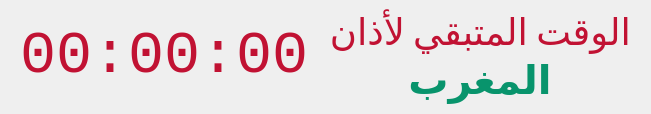
           <widget class="QWidget" name="remainingTimeWidget" native="true">
            <property name="sizePolicy">
             <sizepolicy hsizetype="Preferred" vsizetype="Maximum">
              <horstretch>0</horstretch>
              <verstretch>0</verstretch>
             </sizepolicy>
            </property>
            <property name="minimumSize">
             <size>
              <width>0</width>
              <height>0</height>
             </size>
            </property>
            <property name="maximumSize">
             <size>
              <width>16777215</width>
              <height>16777215</height>
             </size>
            </property>
            <property name="styleSheet">
             <string notr="true"/>
            </property>
            <layout class="QHBoxLayout" name="horizontalLayout_4">
             <property name="spacing">
              <number>10</number>
             </property>
             <property name="leftMargin">
              <number>0</number>
             </property>
             <property name="topMargin">
              <number>0</number>
             </property>
             <property name="rightMargin">
              <number>0</number>
             </property>
             <property name="bottomMargin">
              <number>0</number>
             </property>
             <item>
              <spacer name="horizontalSpacer_5">
               <property name="orientation">
                <enum>Qt::Horizontal</enum>
               </property>
               <property name="sizeHint" stdset="0">
                <size>
                 <width>20</width>
                 <height>20</height>
                </size>
               </property>
              </spacer>
             </item>
             <item>
              <widget class="QLabel" name="remainingTimeLabel">
               <property name="sizePolicy">
                <sizepolicy hsizetype="Preferred" vsizetype="Maximum">
                 <horstretch>0</horstretch>
                 <verstretch>0</verstretch>
                </sizepolicy>
               </property>
               <property name="minimumSize">
                <size>
                 <width>0</width>
                 <height>0</height>
                </size>
               </property>
               <property name="maximumSize">
                <size>
                 <width>16777215</width>
                 <height>16777215</height>
                </size>
               </property>
               <property name="font">
                <font>
                 <family>Consolas</family>
                 <pointsize>45</pointsize>
                </font>
               </property>
               <property name="styleSheet">
                <string notr="true">QWidget{
color: rgb(193, 18, 51);
}</string>
               </property>
               <property name="text">
                <string>00:00:00</string>
               </property>
              </widget>
             </item>
             <item>
              <widget class="QWidget" name="nextAdanWidget" native="true">
               <property name="sizePolicy">
                <sizepolicy hsizetype="Preferred" vsizetype="Maximum">
                 <horstretch>0</horstretch>
                 <verstretch>0</verstretch>
                </sizepolicy>
               </property>
               <property name="minimumSize">
                <size>
                 <width>0</width>
                 <height>0</height>
                </size>
               </property>
               <property name="maximumSize">
                <size>
                 <width>16777215</width>
                 <height>16777215</height>
                </size>
               </property>
               <layout class="QVBoxLayout" name="verticalLayout_13">
                <property name="spacing">
                 <number>0</number>
                </property>
                <property name="leftMargin">
                 <number>11</number>
                </property>
                <property name="rightMargin">
                 <number>0</number>
                </property>
                <item alignment="Qt::AlignHCenter">
                 <widget class="QLabel" name="remaining_text_label">
                  <property name="sizePolicy">
                   <sizepolicy hsizetype="Preferred" vsizetype="Maximum">
                    <horstretch>0</horstretch>
                    <verstretch>0</verstretch>
                   </sizepolicy>
                  </property>
                  <property name="minimumSize">
                   <size>
                    <width>0</width>
                    <height>0</height>
                   </size>
                  </property>
                  <property name="font">
                   <font>
                    <family>Calibri</family>
                    <pointsize>28</pointsize>
                    <weight>50</weight>
                    <bold>false</bold>
                   </font>
                  </property>
                  <property name="styleSheet">
                   <string notr="true">QWidget{
color: rgb(193, 18, 51);
}</string>
                  </property>
                  <property name="text">
                   <string>الوقت المتبقي لأذان</string>
                  </property>
                 </widget>
                </item>
                <item>
                 <widget class="QLabel" name="nextAdanNameLabel">
                  <property name="sizePolicy">
                   <sizepolicy hsizetype="Preferred" vsizetype="Maximum">
                    <horstretch>0</horstretch>
                    <verstretch>0</verstretch>
                   </sizepolicy>
                  </property>
                  <property name="maximumSize">
                   <size>
                    <width>16777215</width>
                    <height>16777215</height>
                   </size>
                  </property>
                  <property name="font">
                   <font>
                    <family>Calibri</family>
                    <pointsize>30</pointsize>
                    <weight>75</weight>
                    <bold>true</bold>
                   </font>
                  </property>
                  <property name="styleSheet">
                   <string notr="true">QWidget{
color: rgb(8, 148, 108);}
</string>
                  </property>
                  <property name="text">
                   <string>المغرب</string>
                  </property>
                  <property name="alignment">
                   <set>Qt::AlignCenter</set>
                  </property>
                 </widget>
                </item>
               </layout>
              </widget>
             </item>
             <item>
              <spacer name="horizontalSpacer_6">
               <property name="orientation">
                <enum>Qt::Horizontal</enum>
               </property>
               <property name="sizeHint" stdset="0">
                <size>
                 <width>20</width>
                 <height>20</height>
                </size>
               </property>
              </spacer>
             </item>
            </layout>
           </widget>
